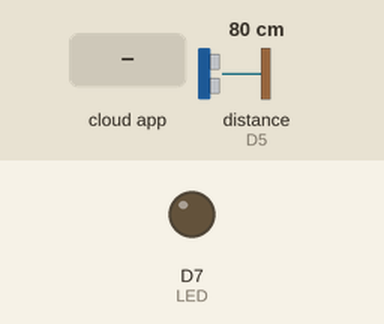
Bench run of a sketch on a simulated ESP8266 (NodeMCU). On the bench: output pins drawn as LEDs (lit = HIGH). Inputs (shaded band) come from the test bench; at power-on: distance to the obstacle (sensor on D5) 80 cm. The echo pulse lasts 58.3 µs per cm; WiFi joins after 1.5 s; servers stay silent unless stated; no MQTT or app messages arrive unless stated; pins used as bus, display or sensor lines are not drawn; what the sketch prints to the serial monitor is not drawn.

Above: at 2.7 s.
2.8 s: the phone or cloud app sets led to ON
At 3.8 s:
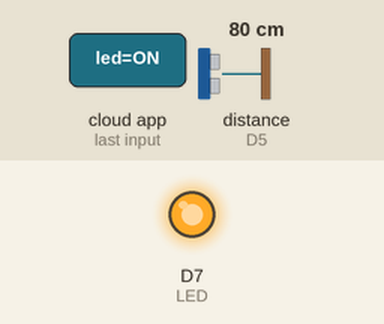
4.3 s: the phone or cloud app sets led to OFF
At 5.7 s:
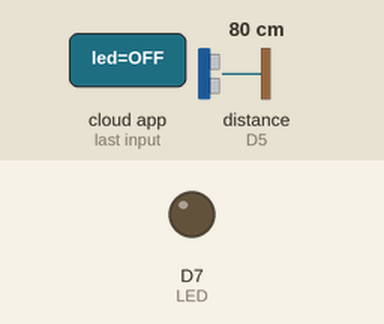
Timing chart, 0 to 7.3 s (numbered marks = the images above; inputs shaded):
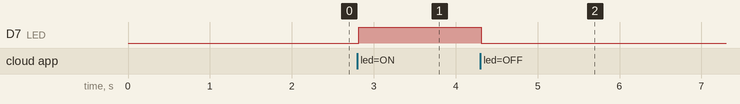

Measured:
- after the input at 2.8 s, D7 (LED): LOW → HIGH at once
- after the input at 4.3 s, D7 (LED): HIGH → LOW at once

The sketch:

Assignment2_MomentumMeter.ino
```cpp
#include <ESP8266WiFi.h>
#include <Adafruit_MQTT.h>
#include <Adafruit_MQTT_Client.h>
#include <math.h>
#include <string>

const double MASS = 100.0;
const double SOUND_SPEED = 0.034;
const long TIME_INTERVAL = 500;
const long SERIAL_CHANNEL = 9600;
const int SONIC_TRIG_PIN = D6;
const int SONIC_ECHO_PIN = D5;
const int LED = D7;
const int SPEED_COUNT = 10;


const char* SSID = "";
const char* PASSWORD = "";
const char* AIO_SERVER = "io.adafruit.com";
const int AIO_SERVER_PORT = 1883;
#define AIO_USERNAME ""
const char* AIO_KEY = "";


WiFiClient client;
Adafruit_MQTT_Client mqtt(&client,AIO_SERVER,AIO_SERVER_PORT,AIO_USERNAME,AIO_KEY);
Adafruit_MQTT_Subscribe btnState = Adafruit_MQTT_Subscribe(&mqtt,AIO_USERNAME"/feeds/led");
Adafruit_MQTT_Publish* velocity_publisher = NULL;
Adafruit_MQTT_Publish* momentum_publisher = NULL;

void MQTT_connect();
double getDistance(double duration);
double getDuration();
double calcVelocity(double distance1,double distance2);
double calcMomentum(double velocity);
void sendDataToMQTT(double velocity,double momentum);
void resetPublisher(Adafruit_MQTT_Publish** publisher);

void setup() {
  Serial.begin(SERIAL_CHANNEL);

  pinMode(SONIC_TRIG_PIN,OUTPUT);
  pinMode(SONIC_ECHO_PIN,INPUT);
  pinMode(LED,OUTPUT);

  Serial.printf("Connecting to WiFi with SSID %s\n",SSID);
  WiFi.begin(SSID,PASSWORD);
  while(WiFi.status() != WL_CONNECTED){
    delay(500);
    Serial.print(".");
  }
  Serial.printf("Successfully connected to WiFi %s\n",SSID);
  mqtt.subscribe(&btnState);
}

void loop() {
  MQTT_connect();
  //get distance, velocity, momentum
  static double distance1 = 0.0;
  static double distance2 = 0.0;
  static double velocity = 0.0;
  static double velocity_array[SPEED_COUNT] = {0.0};
  static double momentum = 0.0;
  static int velocity_counter = 0;
  long interval = 0;
  Adafruit_MQTT_Subscribe* read;

  //check if btn state is changed in cloud
  if(read = mqtt.readSubscription(5000)){
    if(read == &btnState){
      String msg = (const char*)btnState.lastread;
      Serial.println(msg);
      if(msg.indexOf("ON") != -1)
        digitalWrite(LED,HIGH);
      else if(msg.indexOf("OFF") != -1)
        digitalWrite(LED,LOW);
    }
  }

  //read velocity and send to cloud if led is on
  if(digitalRead(LED) == HIGH){
    distance1 = distance2;
    distance2 = getDistance(getDuration());
    if(distance1 != 0 || distance2 != 0){
      velocity_array[velocity_counter++] = calcVelocity(distance1,distance2);
      //store the velocity in array and get average after fixed number of reading
      if(velocity_counter == SPEED_COUNT){
        //get average from velocity_array
        for(int i=0;i<SPEED_COUNT;++i){
          velocity += velocity_array[i];
          velocity_array[i] = 0.0;
        }
        velocity /= SPEED_COUNT;
        momentum = calcMomentum(velocity);
        Serial.printf("Velocity:%.2f,Momentum:%.2f\n",velocity,momentum);
        velocity_counter = 0;

        //send data to mqtt
        resetPublisher(&velocity_publisher);
        resetPublisher(&momentum_publisher);

        if(velocity<10){
          velocity_publisher = new Adafruit_MQTT_Publish(&mqtt,AIO_USERNAME"/feeds/low-velocity.velocity-gauge");
          momentum_publisher = new Adafruit_MQTT_Publish(&mqtt,AIO_USERNAME"/feeds/low-velocity.momentum-gauge");
        }
        else if(velocity<30){
          velocity_publisher = new Adafruit_MQTT_Publish(&mqtt,AIO_USERNAME"/feeds/medium-velocity.velocity-gauge");
          momentum_publisher = new Adafruit_MQTT_Publish(&mqtt,AIO_USERNAME"/feeds/medium-velocity.momentum-gauge");
        }
        else{
          velocity_publisher = new Adafruit_MQTT_Publish(&mqtt,AIO_USERNAME"/feeds/high-velocity.velocity-gauge");
          momentum_publisher = new Adafruit_MQTT_Publish(&mqtt,AIO_USERNAME"/feeds/high-velocity.momentum-gauge");
        }

        if(!velocity_publisher  || !velocity_publisher->publish(velocity) || !momentum_publisher || !momentum_publisher->publish(momentum)){
          Serial.println("Failed to sent value");
        }
        else{
          Serial.println("value had been sent to mqtt");
        }

        if(!mqtt.ping())
          mqtt.disconnect();

  	    resetPublisher(&velocity_publisher);
        resetPublisher(&momentum_publisher);
      }
    }
  }
}

void MQTT_connect(){
  if(mqtt.connected())
    return;

  Serial.println("Connecting to MQTT...");
  int tries = 3;
  while(mqtt.connect() != 0){
    Serial.println("Retry MQTT connection in 5 seconds...");
    mqtt.disconnect();
    delay(5000);
    if(--tries == 0)
      while(true);
  }
  Serial.println("Connected to MQTT Server.");
}

double getDistance(double duration){
  return (1/2.0 * duration * SOUND_SPEED);
}

//get duration from ultrasonic sensor
double getDuration(){
  digitalWrite(SONIC_TRIG_PIN,LOW);
  delayMicroseconds(5);
  digitalWrite(SONIC_TRIG_PIN,HIGH);
  delayMicroseconds(5);
  digitalWrite(SONIC_TRIG_PIN,LOW);
  return pulseIn(SONIC_ECHO_PIN,HIGH);
}

//compute velocity
double calcVelocity(double distance1,double distance2){
  return ((distance1 - distance2)/ (TIME_INTERVAL/1000.0));
}

//calculate momentum
double calcMomentum(double velocity){
  return (velocity * MASS);
}

void resetPublisher(Adafruit_MQTT_Publish** publisher){
	if(*publisher){
        delete *publisher;
        *publisher = NULL;
    }
}
```
